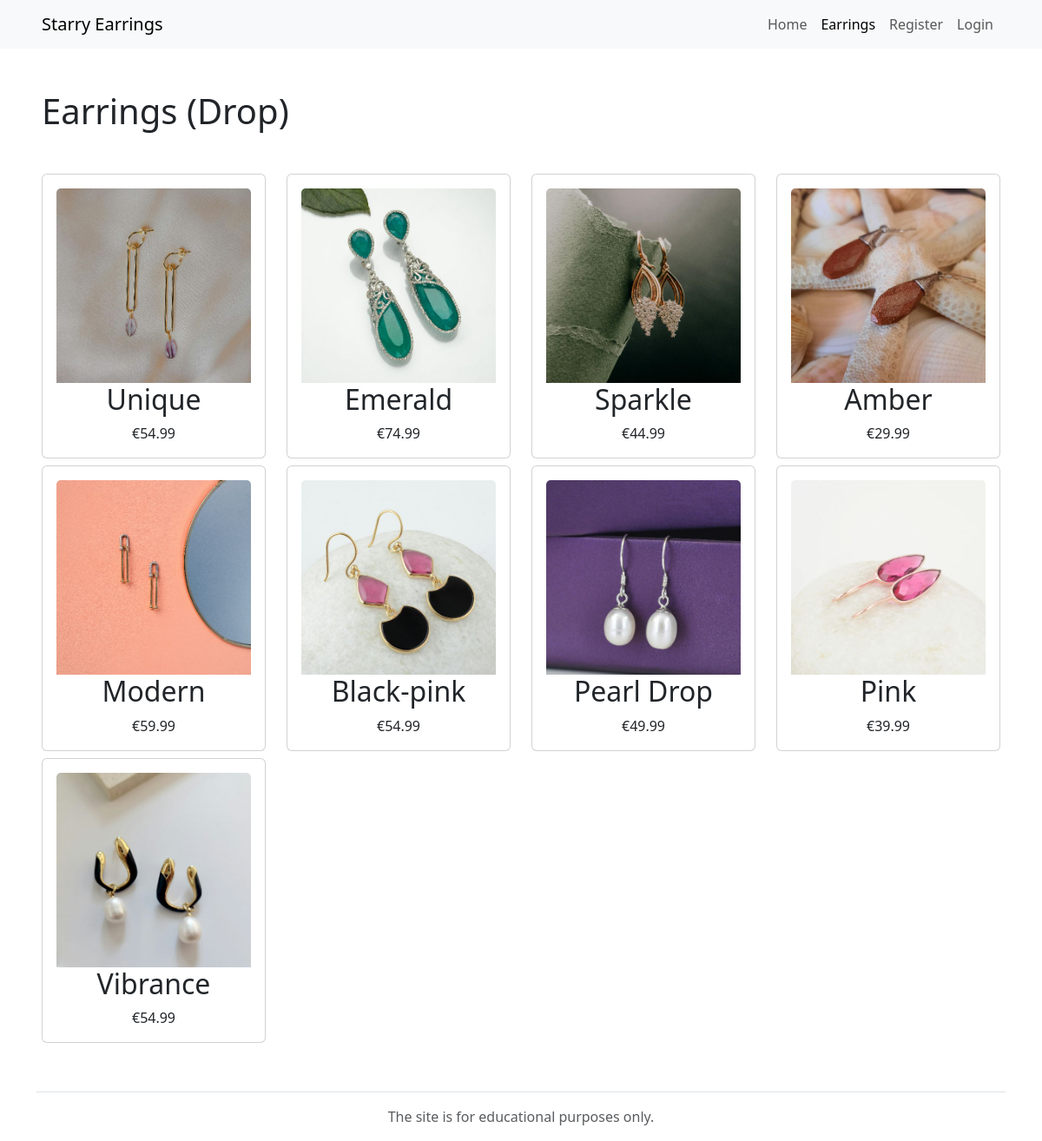
Screenshot of /earrings.php?category=drop with the database file from the repository.
### tables this page shows
CREATE TABLE IF NOT EXISTS `products` (
  `id` int unsigned NOT NULL AUTO_INCREMENT,
  `name` varchar(30) NOT NULL,
  `category` varchar(10) NOT NULL,
  `price` decimal(10,2) NOT NULL,
  `description` varchar(255) NOT NULL,
  `stock` int NOT NULL DEFAULT '0',
  `image` varchar(255) DEFAULT NULL,
  PRIMARY KEY (`id`)
);

### lib/functions.php (called while the page is built, shortened)
<?php
function get_earrings($category) {
    require_once "../src/DBconnect.php";
    $query = "SELECT * FROM products WHERE stock > 0";
    if ($category == "stud" || $category == "drop" || $category == "hoop" || $category == "clip") {
        $query .= " AND category = '$category'";
    }
    $statement = $connection->prepare($query);
    $statement->execute();
    $result = $statement->fetchAll();
    return $result;
}

### public/earrings.php (the view, shortened to what this page needs)
<?php
    require "../lib/functions.php";
    require_once "../templates/header.php";
    $category = null;
    if (isset($_GET['category'])) {
        $category = $_GET['category'];
    }
    $earrings = get_earrings($category);
    if ($category == "stud" || $category == "drop" || $category == "hoop" || $category == "clip") {
        $heading = "Earrings (" . ucfirst($category) . ")";
    } else {
        $heading = "Earrings (All)";
    }
?>
</head>
<body class="d-flex flex-column vh-100">
    <header>
        <nav class="navbar navbar-expand-sm navbar-light bg-light justify-content-between m-0 px-5 py-2">
            <a class="navbar-brand" href="index.php">Starry Earrings</a>
            <ul class="navbar-nav">
                <li class="nav-item">
                    <a class="nav-link" href="index.php">Home</a>
                </li>
                <li class="nav-item">
                    <a class="nav-link active" href="earrings.php">Earrings</a>
                </li>
                    <?php
                    if ($_SESSION && $_SESSION["active"] == true) {
                        echo "
                            <li class=\"nav-item\">
                                <a class=\"nav-link\" href=\"cart.php\">Cart</a>
                            </li>
                            <li class=\"nav-item\">
                                <a class=\"nav-link\" href=\"profile.php?id={$_SESSION['user_id']}\">Profile</a>
                            </li>
                            <li class=\"nav-item\">
                                <form action='logout.php' method='post'>
                                    <button type='submit' class=\"nav-link\">Logout</button>
                                </form>
                            </li>
                        ";
                    } else {
                        echo "
                            <li class=\"nav-item\">
                                <a class=\"nav-link\" href=\"register.php\">Register</a>
                            </li>
                            <li class=\"nav-item\">
                                <a class=\"nav-link\" href=\"login.php\">Login</a>
                            </li>
                        ";
                    }
                    ?>
            </ul>
        </nav>
    </header>
    <main>
        <section class="p-5">
            <h1 class="mb-5"><?php echo $heading ?></h1>
            <div class="row">
                <?php foreach ($earrings as $earring) { ?>
                <div class="col-sm-4 col-md-3">
                    <div class="card text-center mb-2">
                        <div class="card-body">
                            <a href="earring_details.php?id=<?php echo $earring['id']?>" class="text-decoration-none text-dark">
                                <img class="card-img-top" src="<?php echo $earring['image']; ?>" alt="A pair of earrings">
                            </a>
                            <h2 class="card-title">
                                <a href="earring_details.php?id=<?php echo $earring['id']?>" class="text-decoration-none text-dark">
                                    <?php echo $earring['name'] ?>
                                </a>
                            </h2>
                            <p class="card-text">
                                <a href="earring_details.php?id=<?php echo $earring['id']?>" class="text-decoration-none text-dark">
                                    <?php echo "€" . $earring['price'] ?>
                                </a>
                            </p>
                        </div>
                    </div>
                </div>
                <?php } ?>
            </div>
        </section>
    </main>
<?php require_once "../templates/footer.php"; ?>

### rows the page displays
products: image (picture), name "Unique", price "54.99"
products: image (picture), name "Emerald", price "74.99"
products: image (picture), name "Sparkle", price "44.99"
products: image (picture), name "Amber", price "29.99"
products: image (picture), name "Modern", price "59.99"
products: image (picture), name "Black-pink", price "54.99"
products: image (picture), name "Pearl Drop", price "49.99"
products: image (picture), name "Pink", price "39.99"
products: image (picture), name "Vibrance", price "54.99"

### other values shown
$heading "Earrings (Drop)"
